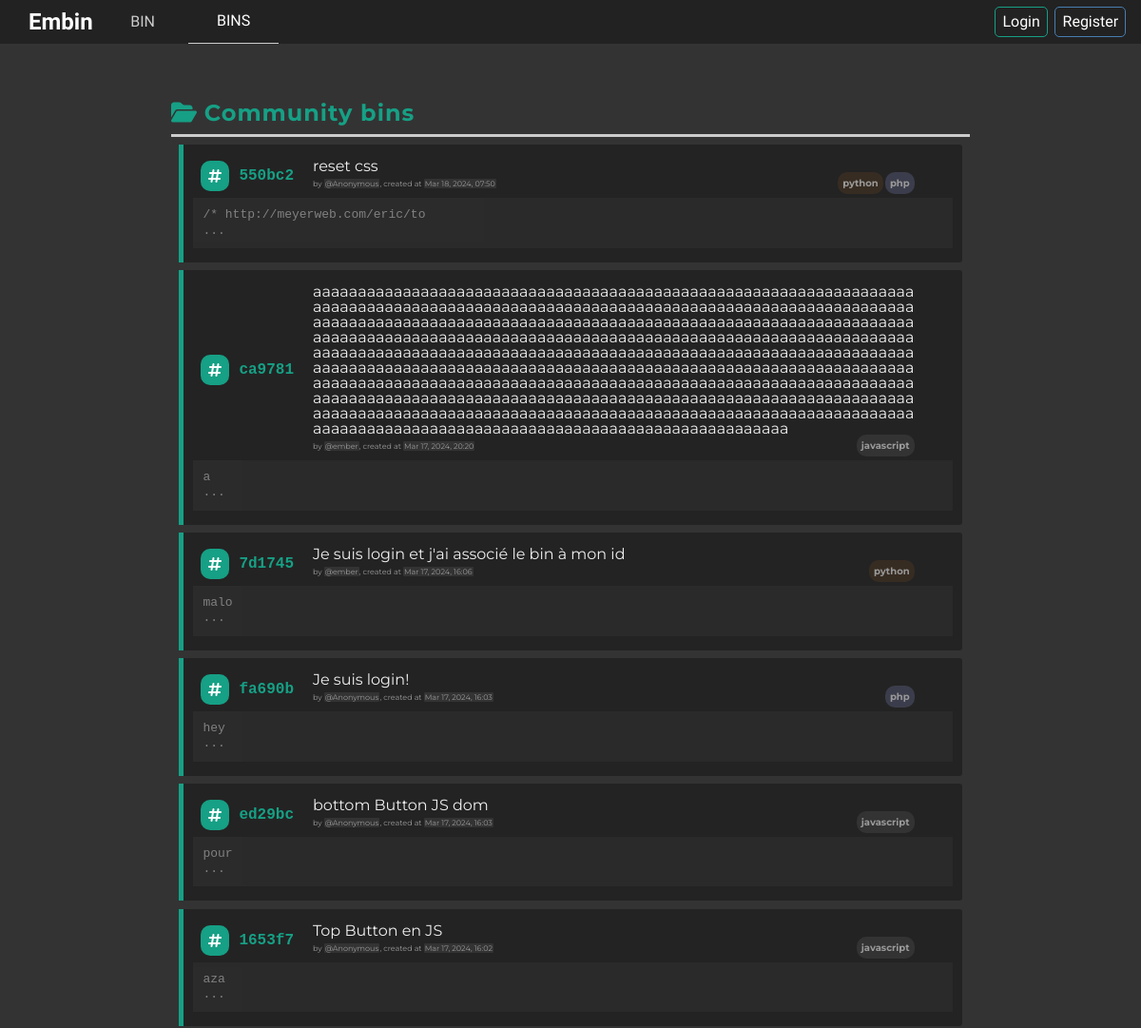
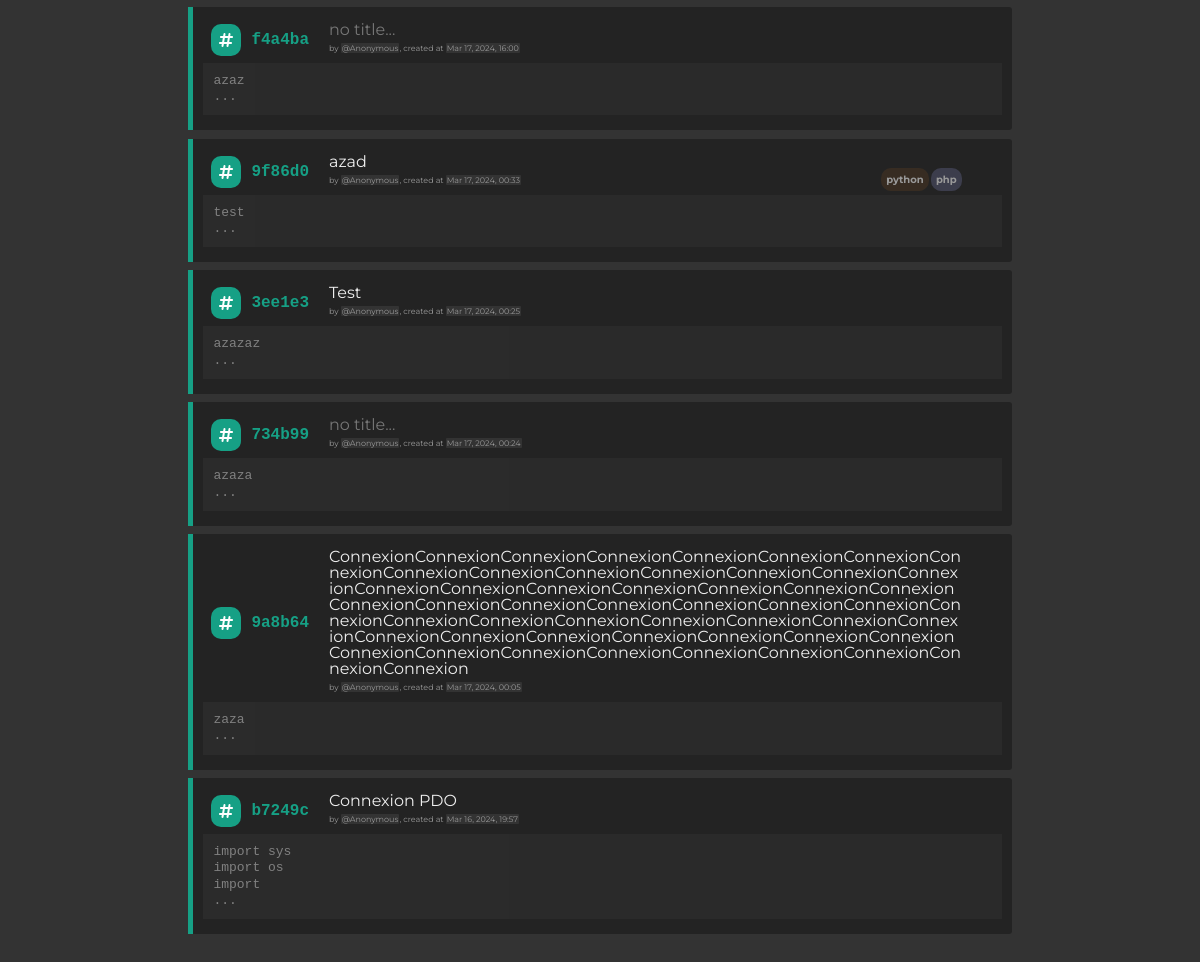
Page /list on the committed database (2 pictures, top to bottom).
### applications/bin/models.py (models this page shows, shortened)
class Bin(models.Model):
    code = models.CharField(max_length=10)#, unique=True)
    content = models.TextField()
    title = models.CharField(max_length=255, null=True, blank=True)
    created_at = models.DateTimeField(auto_now_add=True)
    author = models.ForeignKey(User, on_delete=models.SET_NULL, null=True, blank=True)
    tags = models.ManyToManyField(Tag, blank=True)

class Tag(models.Model):
    name = models.CharField(max_length=100, unique=True)
    def __str__(self):
        return self.name

### applications/bin/views.py (the view)
# urls.py: path('list', views.list_, name="list"), # list à mettre avant <code> pour eviter conflit
def list_(request):
    bins = Bin.objects.all().order_by('-created_at')
    for bin_ in bins:
        if bin_.author_id is not None:
            bin_.author = get_user_by_id(bin_.author_id)
    if request.user.is_authenticated:
        favorites = Favorite.objects.filter(user=request.user, bin__in=bins)
        favorite_bins_ids = set(favorite.bin_id for favorite in favorites)
        for bin_ in bins:
            bin_.is_favorite = bin_.id in favorite_bins_ids
    return render(request, "bin/list.html", {'bins':bins})

### applications/articles/templatetags/split.py (called while the page is built)
@register.filter(name="first_url")
def first_url(url:str):
    return url.split("/")[1]

### applications/bin/views.py (called while the page is built)
def get_user_by_id(user_id):
    try:
        user = User.objects.get(pk=user_id)
        return user
    except User.DoesNotExist:
        return None

### applications/bin/templates/bin/list.html (shortened to what this page needs)
<!DOCTYPE html>
<html>
<head>
    {% load static %}
    {% include 'head.html' %}
    <link href="{% static 'bin/styles.css' %}" rel="stylesheet">
    <link href="{% static 'bin/show.css' %}" rel="stylesheet">
    <link href="{% static 'bin/index.css' %}" rel="stylesheet">
    <link rel="stylesheet" href="https://cdnjs.cloudflare.com/ajax/libs/highlight.js/10.4.1/styles/default.min.css">
</head>
<body>
{% include 'header.html' %}
<main>
<div class="list-bin">
    <h2><i class="fa-solid fa-folder-open"></i> Community bins</h2>
    {% for bin in bins %}
    {% if not request.user.is_authenticated or bin.author_id != request.user.id %}
    <div class="bin-element {{ bin.code }}">
        <div class="list-bin-infos">
            <i class="fa-solid fa-hashtag"></i>
            <p class="list-bin-code">{{ bin.code }}</p>
            <div class="list-bin-title">{{ bin.title|default:"<span class='notitle'>no title...</span>" }}<br>
                <div class="list-bin-by-author">
                    <span class="list-bin-by-label">by</span>
                    <span class="list-bin-author">@{{ bin.author|default:'Anonymous' }}</span>
                    <span class="list-bin-createdat-label">, created at</span>
                    <span class="list-bin-author">{{ bin.created_at|date:"M d, Y, H:i" }}</span>
                    <div class="list-bin-tags">
                        {% for tag in bin.tags.all %}
                        <span class="list-bin-tag {{ tag }}">{{ tag }}</span>
                        {% endfor %}
                    </div>
                </div>
            </div>
        </div>
        <a href="{{ bin.code }}" class="list-bin-preview">
            <pre class="preview prettyprint">{{ bin.content|slice:":30" }}<br>...</pre>
        </a>
    </div>
    {% endif %}
    {% endfor %}
</div>
</main>
</body>
</html>

### templates/head.html (shortened to what this page needs)
{% load static %}
<link href="{% static 'styles.css' %}" rel="stylesheet">

### templates/header.html (shortened to what this page needs)
{% load static %}
{% load split %}
<nav id="navbar" class="navbar-parent">
	<div id="navbar-content" class="header-content">
		<h1 id="appname">
			Embin
		</h1>
		<div class="links">
			<a href="/" class="navbar-elt bin-elt">
				BIN
			</a>
			<a href="/list" class="navbar-elt bins-elt">
				BINS
			</a>
			{% if user.is_authenticated %}
			<a href="/profile" class="navbar-elt profile-elt">
				PROFILE
			</a>
		</div>
		<div class="sign">
			<a href="/profile" class="signin button-red">
				Logout
			</a>
		</div>
		{% else %}
		</div>
		<div class="sign">
			<a href="/login/sign-in" class="signin button-green">
				Login
			</a>
			<a href="/login/sign-up" class="signup button-blue">
				Register
			</a>
		</div>
		{% endif %}
	</div>
</nav>

### static/styles.css (style rules this page uses)
:root { --main-color: rgb(22, 160, 133); --main-color-opacity-01: rgba(22, 160, 133, 0.1); --main-color-opacity-02: rgba(22, 160, 133, 0.2); --main-color-opacity-065: rgba(22, 160, 133, 0.65); --yellow: rgb(241, 196, 15); --blue: rgb(72, 126, 176); --blue-opacity-02: rgba(72, 126, 176, 0.2); --red: rgb(232, 65, 24); --red-opacity-02: rgba(232, 65, 24, 0.2); }
* { box-sizing:border-box; scroll-behavior:smooth; padding:0; margin:0; border:0; outline:none; }
article, aside, details, figcaption, figure, footer, header, hgroup, menu, nav, section { display: block; }
pre { margin:0; word-wrap: break-word; white-space: pre-wrap; font-family:'Courier New', Courier, monospace; overflow: auto; }
body { font-family:Corbel; font-family: "Montserrat", sans-serif; font-optical-sizing: auto; font-weight: 400; font-style: normal; font-size: 16px; padding:0; position:relative; margin-bottom:100px; margin:0; line-height: 1; background:#333333; }
a { color:white; text-decoration:none; }
main { background-color:#333333; }
.button-green { cursor:pointer; padding:2%; border-radius:5px; text-align:center; display:block; background-color:var(--main-color); color:#fefefe; border:1px solid var(--main-color); transition:all 0.1s linear; }
.button-blue { cursor:pointer; padding:2%; border-radius:5px; text-align:center; display:block; background-color: var(--blue); color:#fefefe; border:1px solid var(--blue); transition:all 0.1s linear; }

### applications/bin/static/bin/styles.css (style rules this page uses)
.list-bin-tag { background: #333333; border-radius: 10px; padding: 5px; font-weight: bold; font-size: 10px; text-align: center; }
.list-bin-tag.python { background: rgba(230, 126, 34, 0.1); }
.list-bin-tag.php { background: rgba(86,88,117, 0.5); }

### applications/bin/static/bin/show.css (style rules this page uses)
body { background-color:#333333 !important; }
pre.prettyprint { white-space: pre; counter-reset: number; width:100%; height:100%; padding:0; background-color:#333333 !important; font-size:13px !important; border:none !important; outline:none !important; color:#dddddd !important; margin: 10px 0 30px 0; cursor: text; }

### applications/bin/static/bin/index.css (style rules this page uses)
.list-bin { padding: 0 5%; margin: 60px auto; width: 80%; }
.list-bin h2 { color: rgb(22, 160, 133); padding-bottom: 10px; border-bottom: 3px solid #cccccc; letter-spacing: 1px; }
.bin-element { position: relative; color: #eeeeee; background: #232323; margin: 1%; border-left: 5px solid rgb(22, 160, 133); border-top-right-radius: 3px; border-bottom-right-radius: 3px; padding: 15px 10px; display: flex; flex-direction: column; gap: 5px; transition: all 0.1s linear; }
.bin-element .list-bin-infos svg { background: rgb(22, 160, 133); color: white; border-radius: 10px; padding: 8px; margin-left: 8px; }
.bin-element p.list-bin-code { font-family: "Courier new"; color: rgb(22, 160, 133); font-weight: 600; }
.bin-element div.list-bin-infos { flex: 1; display: flex; flex-direction: row; gap: 10px; align-items: center; }
.bin-element .preview { opacity: 0.5; cursor: pointer; padding: 10px; margin: 0; }
.list-bin-title { width: 100%; margin-left: 10px; margin-right: 40px; word-break: break-word; }
.list-bin-by-author { display: flex; align-items: center; font-size: 8px; color: #999999; padding: 5px 0; }
.list-bin-author { background: #333333; border-radius: 1px; padding: 1px; }
.list-bin-by-label, .list-bin-createdat-label { margin-right: 2px; }
.list-bin-tags { margin-left: auto; display: inline-block; }
.notitle { color: #777777; }

### static/header.css (style rules this page uses)
nav.navbar-parent { font-family: "Lilita One", sans-serif !important; font-weight: 400; font-style: normal; position: sticky; top:0; background-color:#222222; display:flex; z-index:1000000; width:100%; flex-flow:row wrap; align-items:center; justify-content: space-between; opacity:1; }
.header-content { width:100%; display:flex; flex-flow:row wrap; margin: auto; align-items: center; }
.links { flex: 1; display: flex; flex-flow: row wrap; align-items:center; }
#appname { flex: 0.1; color: white; margin-left: 30px; }
.navbar-elt { flex:0.1; text-align:center; padding:2%; color:#cccccc; transition:all 0.2s linear; }
div.sign { flex:0.5; display:flex; align-items:center; justify-content: flex-end; margin-right: 1%; }
div.sign a { background: none; flex:1 1px 100%; padding:2%; margin-right:1%; margin-left:1%; }

### static/markdown_highlight.css (style rules this page uses)
pre { line-height: 125%; margin: 0; }

### rows in the picture
Bin: code "550bc2", title "reset css", author "Anonymous", created_at "Mar 18, 2024, 07:50", content "/* http://meyerweb.com/eric/to"
Tag: name "python"
Tag: name "php"
Bin: code "ca9781", title "aaaaaaaaaaaaaaaaaaaaaaaaaaaaaaaaaaaaaaaaaaaaaaaaaaaaaaaaaaaaaaaaaaaaaaaaaaaaaaaaaaaaaaaaaaaaaaaaaaaaaaaaaaaaaaaaaaaaaaaaaaaaaaaaaaaaaaaaaaaaaaaaaaaaaaaaaaaaaaaaaaaaaaaaaaaaaaaaaaaaaaaaaaaaaaaaaaaaaaaaaaaaaaaaaaaaaaaaaaaaaaaaaaaaaaaaaaaaaaaaaaaaaaaaaaaaaaaaaaaaaaaaaaaaaaaaaaaaaaaaaaaaaaaaaaaaaaaaaaaaaaaaaaaaaaaaaaaaaaaaaaaaaaaaaaaaaaaaaaaaaaaaaaaaaaaaaaaaaaaaaaaaaaaaaaaaaaaaaaaaaaaaaaaaaaaaaaaaaaaaaaaaaaaaaaaaaaaaaaaaaaaaaaaaaaaaaaaaaaaaaaaaaaaaaaaaaaaaaaaaaaaaaaaaaaaaaaaaaaaaaaaaaaaaaaaaaaaaaaaaaaaaaaaaaaaaaaaaaaaaaaaaaaaaaaaaaaaaaaaaaaaaaaaaaaaaaaaaaaaaaaaaaaaaaaaaaaaaaaaaaaaaaaaaaaaaaaaaaaaaaaaaaaaaaaaaaaaaaaaaaaaaaaaaaaaaaaaaaaaaaaaaaaaaaaaaaaaa", author "ember", created_at "Mar 17, 2024, 20:20", content "a"
Tag: name "javascript"
Bin: code "7d1745", title "Je suis login et j'ai associé le bin à mon id", author "ember", created_at "Mar 17, 2024, 16:06", content "malo"
Bin: code "fa690b", title "Je suis login!", author "Anonymous", created_at "Mar 17, 2024, 16:03", content "hey"
Bin: code "ed29bc", title "bottom Button JS dom", author "Anonymous", created_at "Mar 17, 2024, 16:03", content "pour"
Bin: code "1653f7", title "Top Button en JS", author "Anonymous", created_at "Mar 17, 2024, 16:02", content "aza"
Bin: code "f4a4ba", title "no title...", author "Anonymous", created_at "Mar 17, 2024, 16:00", content "azaz"
Bin: code "9f86d0", title "azad", author "Anonymous", created_at "Mar 17, 2024, 00:33", content "test"
Bin: code "3ee1e3", title "Test", author "Anonymous", created_at "Mar 17, 2024, 00:25", content "azazaz"
Bin: code "734b99", title "no title...", author "Anonymous", created_at "Mar 17, 2024, 00:24", content "azaza"
Bin: code "9a8b64", title "ConnexionConnexionConnexionConnexionConnexionConnexionConnexionConnexionConnexionConnexionConnexionConnexionConnexionConnexionConnexionConnexionConnexionConnexionConnexionConnexionConnexionConnexionConnexionConnexionConnexionConnexionConnexionConnexionConnexionConnexionConnexionConnexionConnexionConnexionConnexionConnexionConnexionConnexionConnexionConnexionConnexionConnexionConnexionConnexionConnexionConnexionConnexionConnexionConnexionConnexionConnexionConnexionConnexion", author "Anonymous", created_at "Mar 17, 2024, 00:05", content "zaza"
Bin: code "b7249c", title "Connexion PDO", author "Anonymous", created_at "Mar 16, 2024, 19:57", content "import sys import os import"
